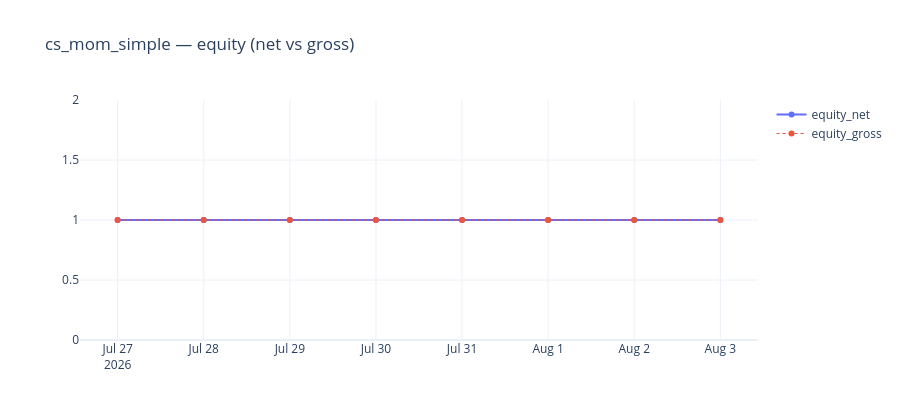
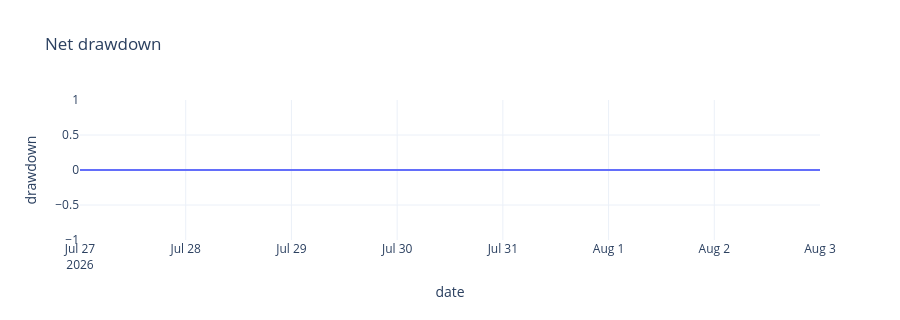

Write notebook code for charts like these, in order.
### Markdown cell above
## 2. Equity curve & drawdown

### Code cell
eq = daily.select(["date", "equity_net", "equity_gross", "net_ret"]).drop_nulls()
fig = go.Figure()
fig.add_trace(go.Scatter(x=eq["date"], y=eq["equity_net"], name="equity_net", line=dict(width=2)))
fig.add_trace(go.Scatter(x=eq["date"], y=eq["equity_gross"], name="equity_gross", line=dict(width=1, dash="dot")))
fig.update_layout(title=f"{report.strategy_name} — equity (net vs gross)", template="plotly_white", height=420)
fig.show()

dd = eq.with_columns(
    (pl.col("equity_net") / pl.col("equity_net").cum_max() - 1.0).alias("drawdown")
)
fig_dd = px.area(dd.to_pandas(), x="date", y="drawdown", title="Net drawdown")
fig_dd.update_layout(template="plotly_white", height=320)
fig_dd.show()

### Figure 1 — Plotly figure (JSON) as saved in the notebook; plotly's stock layout.template omitted (floating-point values rounded to 4 significant figures)
{"data": [{"line": {"width": 2}, "name": "equity_net", "type": "scatter", "x": ["2026-07-27T00:00:00", "2026-07-28T00:00:00", "2026-07-29T00:00:00", "2026-07-30T00:00:00", "2026-07-31T00:00:00", "2026-08-01T00:00:00", "2026-08-02T00:00:00", "2026-08-03T00:00:00"], "y": [1.0, 1.0, 1.0, 1.0, 1.0, 1.0, 1.0, 1.0]}, {"line": {"dash": "dot", "width": 1}, "name": "equity_gross", "type": "scatter", "x": ["2026-07-27T00:00:00", "2026-07-28T00:00:00", "2026-07-29T00:00:00", "2026-07-30T00:00:00", "2026-07-31T00:00:00", "2026-08-01T00:00:00", "2026-08-02T00:00:00", "2026-08-03T00:00:00"], "y": [1.0, 1.0, 1.0, 1.0, 1.0, 1.0, 1.0, 1.0]}], "layout": {"height": 420, "title": {"text": "cs_mom_simple — equity (net vs gross)"}}}

### Figure 2 — Plotly figure (JSON) as saved in the notebook; plotly's stock layout.template omitted (floating-point values rounded to 4 significant figures)
{"data": [{"fillpattern": {"shape": ""}, "hovertemplate": "date=%{x}<br>drawdown=%{y}<extra></extra>", "legendgroup": "", "line": {"color": "#636efa"}, "marker": {"symbol": "circle"}, "mode": "lines", "name": "", "orientation": "v", "showlegend": false, "stackgroup": "1", "type": "scatter", "x": ["2026-07-27T00:00:00", "2026-07-28T00:00:00", "2026-07-29T00:00:00", "2026-07-30T00:00:00", "2026-07-31T00:00:00", "2026-08-01T00:00:00", "2026-08-02T00:00:00", "2026-08-03T00:00:00"], "xaxis": "x", "y": [0.0, 0.0, 0.0, 0.0, 0.0, 0.0, 0.0, 0.0], "yaxis": "y"}], "layout": {"height": 320, "legend": {"tracegroupgap": 0}, "title": {"text": "Net drawdown"}, "xaxis": {"anchor": "y", "domain": [0, 1], "title": {"text": "date"}}, "yaxis": {"anchor": "x", "domain": [0, 1], "title": {"text": "drawdown"}}}}
